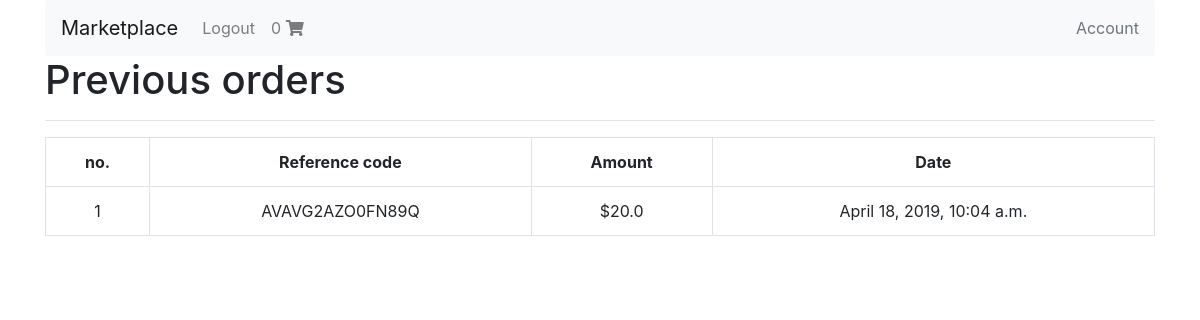
Page /account/profile/ (signed in) on the earlier database version.
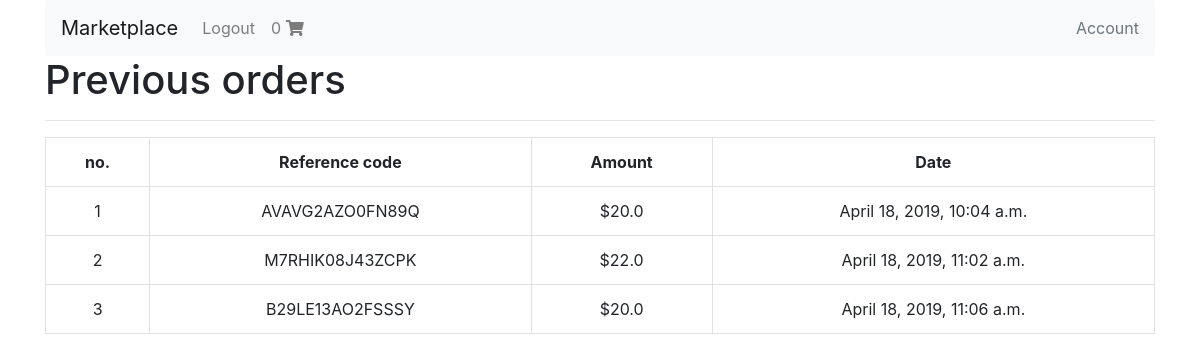
Same page on the later database version.
### shopping_cart/models.py (models this page shows, shortened)
class Order(models.Model):
    user = models.ForeignKey(settings.AUTH_USER_MODEL,
                             on_delete=models.CASCADE)
    is_ordered = models.BooleanField(default=False)
    items = models.ManyToManyField(OrderItem)
    ref_code = models.CharField(max_length=50)
    def get_total(self):
        return self.items.all().aggregate(order_total=Sum('book__price'))['order_total']

class Payment(models.Model):
    order = models.ForeignKey(Order, on_delete=models.CASCADE)
    total_amount = models.FloatField()
    date_paid = models.DateTimeField(auto_now_add=True)
    stipe_charge_id = models.CharField(max_length=100)

### core/views.py (the view)
# urls.py: path('account/profile/', profile_view, name='profile'),
def profile_view(request):
    orders = Order.objects.filter(user=request.user, is_ordered=True)
    context = {
        'orders': orders
    }
    return render(request, "profile.html", context)

### shopping_cart/templatetags/cart_template_tags.py (called while the page is built)
@register.filter
def cart_item_count(user):
    if user.is_authenticated:
        qs = Order.objects.filter(user=user, is_ordered=False)
        if qs.exists():
            return qs[0].items.count()
    return 0

### templates/profile.html
{% extends "base.html" %}
{% block content %}
<h1>Previous orders</h1>
<hr />
<table class="table table-hover table-bordered text-center">
    <tr class="text-center">
        <th>no.</th>
        <th>Reference code</th>
        <th>Amount</th>
        <th>Date</th>
    </tr>
    {% for order in orders %}
    <tr>
        <td>{{ forloop.counter }}</td>
        <td>{{ order.ref_code }}</td>
        <td>${{ order.get_total }}</td>
        <td>{{ order.payment_set.first.date_paid }}</td>
    </tr>
    {% empty %}
    <tr>
    <td colspan="4">
        You have not purchased anything
    </td>
    </tr>
    {% endfor %}
</table>
{% endblock content %}

### templates/base.html (shortened to what this page needs)
<!DOCTYPE html>
<html lang="en">
<head>
    <link rel="stylesheet" href="https://stackpath.bootstrapcdn.com/bootstrap/4.3.1/css/bootstrap.min.css">
    <link rel="stylesheet" href="https://use.fontawesome.com/releases/v5.8.1/css/all.css">
</head>
<body>
    <div class="container">
    {% include "navbar.html" %}
    {% block content %}
    {% endblock content %}
    </div>
</body>
</html>

### templates/navbar.html (shortened to what this page needs)
{% load cart_template_tags %}
<nav class="navbar navbar-expand-lg navbar-light bg-light rounded">
<a class="navbar-brand" href="{% url 'books:book-list' %}">Marketplace</a>
<div class="collapse navbar-collapse" id="navbarsExample09">
    <ul class="navbar-nav mr-auto">
    {% if request.user.is_authenticated %}
    <li class="nav-item">
        <a class="nav-link" href="{% url 'account_logout' %}">Logout</a>
    </li>
    <li class="nav-item">
        <a class="nav-link" href="{% url 'cart:order-summary' %}">
        {{ request.user|cart_item_count }}
        <i class="fas fa-shopping-cart"></i>
        </a>
    </li>
    {% endif %}
    </ul>
    <a class="text-muted" href="{% url 'profile' %}">Account</a>
</div>
</nav>

Differences in the rows shown:
added Order: ref_code "M7RHIK08J43ZCPK", get_total "22.0", payment_set.first.date_paid "April 18, 2019, 11:02 a.m."
added Order: ref_code "B29LE13AO2FSSSY", get_total "20.0", payment_set.first.date_paid "April 18, 2019, 11:06 a.m."
